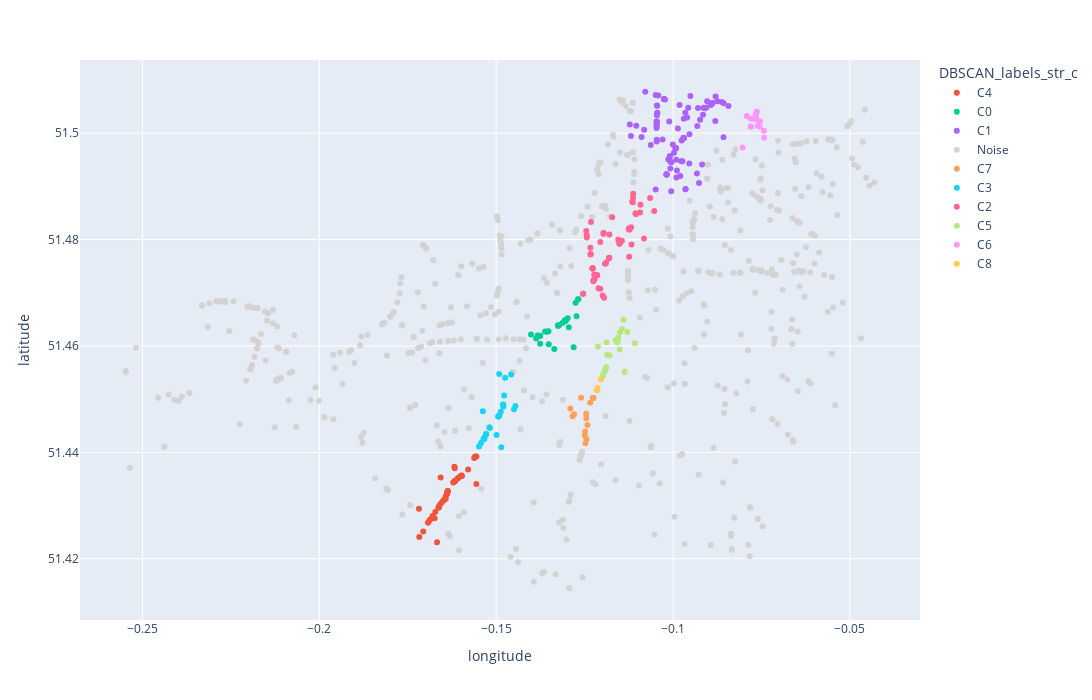

Source (notebook cell):
### Code cell
# visualise clusters 
fig = px.scatter(df_1_cyclist_dst, 
                 x = "longitude", 
                 y = "latitude",
                 width = 1300,
                 height = 700,
                 color = 'DBSCAN_labels_str_c',
                 color_discrete_map = {"Noise":"lightgray"}
                 )

fig.show()

### Figure 1 — Plotly figure (JSON) as saved in the notebook; plotly's stock layout.template omitted (floating-point values rounded to 4 significant figures; data arrays with more than 128 entries replaced by an {"elided": "..."} marker saying what was removed)
{"data": [{"hovertemplate": "DBSCAN_labels_str_c=C4<br>longitude=%{x}<br>latitude=%{y}<extra></extra>", "legendgroup": "C4", "marker": {"color": "#EF553B", "symbol": "circle"}, "mode": "markers", "name": "C4", "orientation": "v", "showlegend": true, "type": "scatter", "x": [-0.1693, -0.1667, -0.1664, -0.1643, -0.166, -0.1637, -0.1718, -0.1617, -0.1674, -0.1689, -0.1598, -0.1579, -0.1637, -0.1556, -0.1706, -0.1607, -0.1618, -0.1598, -0.1637, -0.1562, -0.1647, -0.1639, -0.1662, -0.1687, -0.165, -0.1597, -0.1661, -0.1618, -0.1601, -0.1611, -0.1621, -0.1617, -0.168, -0.1655, -0.1617, -0.1556, -0.156, -0.1639, -0.1643, -0.1718, -0.1657, -0.1639, -0.1672], "xaxis": "x", "y": [51.43, 51.42, 51.43, 51.43, 51.43, 51.43, 51.43, 51.44, 51.43, 51.43, 51.44, 51.44, 51.43, 51.43, 51.43, 51.44, 51.43, 51.44, 51.43, 51.44, 51.43, 51.43, 51.43, 51.43, 51.43, 51.44, 51.43, 51.44, 51.44, 51.43, 51.43, 51.43, 51.43, 51.43, 51.43, 51.44, 51.44, 51.43, 51.43, 51.42, 51.44, 51.43, 51.43], "yaxis": "y"}, {"hovertemplate": "DBSCAN_labels_str_c=C0<br>longitude=%{x}<br>latitude=%{y}<extra></extra>", "legendgroup": "C0", "marker": {"color": "#00cc96", "symbol": "circle"}, "mode": "markers", "name": "C0", "orientation": "v", "showlegend": true, "type": "scatter", "x": [-0.1325, -0.1295, -0.1375, -0.1324, -0.1402, -0.1304, -0.1268, -0.1281, -0.1378, -0.1273, -0.1356, -0.1352, -0.1322, -0.1298, -0.1268, -0.1306, -0.1305, -0.1383, -0.1325, -0.1387, -0.1324, -0.1304, -0.1376, -0.1312, -0.1352, -0.1275, -0.1362, -0.1306, -0.1336], "xaxis": "x", "y": [51.46, 51.46, 51.46, 51.46, 51.46, 51.46, 51.47, 51.46, 51.46, 51.47, 51.46, 51.46, 51.46, 51.47, 51.47, 51.46, 51.46, 51.46, 51.46, 51.46, 51.46, 51.46, 51.46, 51.46, 51.46, 51.47, 51.46, 51.46, 51.46], "yaxis": "y"}, {"hovertemplate": "DBSCAN_labels_str_c=C1<br>longitude=%{x}<br>latitude=%{y}<extra></extra>", "legendgroup": "C1", "marker": {"color": "#ab63fa", "symbol": "circle"}, "mode": "markers", "name": "C1", "orientation": "v", "showlegend": true, "type": "scatter", "x": [-0.1122, -0.09698, -0.09267, -0.09141, -0.1047, -0.08575, -0.1079, -0.09647, -0.09769, -0.1063, -0.1023, -0.09906, -0.101, -0.1007, -0.1011, -0.1025, -0.09974, -0.1049, -0.09759, -0.09153, -0.1046, -0.08927, -0.1013, -0.09795, -0.1104, -0.09689, -0.1045, -0.08744, -0.08805, -0.08623, -0.1042, -0.1009, -0.09653, -0.09315, -0.1082, -0.0951, -0.1018, -0.1008, -0.1019, -0.09735, -0.08885, -0.1026, -0.0989, -0.1119, -0.08435, -0.09325, -0.09178, -0.0965, -0.1047, -0.1044, -0.09235, -0.09604, -0.09055, -0.09916, -0.08798, -0.09863, -0.08568, -0.1046, -0.09104, -0.09929, -0.09816, -0.09705, -0.08888, -0.09702, -0.103, -0.1089, -0.1005, -0.1018, -0.0991, -0.09572, -0.09536, -0.1045, -0.1049, -0.1001, -0.1046, -0.1047, -0.09295, -0.09036, -0.09928, -0.09926, -0.1005, -0.09705, -0.09543, -0.1046, -0.1046, -0.1046, -0.1018], "xaxis": "x", "y": [51.5, 51.5, 51.49, 51.5, 51.5, 51.5, 51.51, 51.49, 51.49, 51.5, 51.51, 51.49, 51.5, 51.49, 51.5, 51.51, 51.5, 51.49, 51.5, 51.5, 51.5, 51.51, 51.5, 51.49, 51.5, 51.5, 51.51, 51.51, 51.5, 51.51, 51.51, 51.5, 51.5, 51.5, 51.5, 51.51, 51.49, 51.49, 51.49, 51.49, 51.51, 51.51, 51.49, 51.5, 51.51, 51.49, 51.49, 51.49, 51.5, 51.5, 51.5, 51.5, 51.5, 51.5, 51.51, 51.5, 51.51, 51.5, 51.5, 51.5, 51.51, 51.5, 51.51, 51.5, 51.5, 51.5, 51.49, 51.49, 51.5, 51.5, 51.5, 51.5, 51.51, 51.5, 51.51, 51.5, 51.5, 51.51, 51.5, 51.5, 51.49, 51.5, 51.49, 51.5, 51.5, 51.5, 51.49], "yaxis": "y"}, {"hovertemplate": "DBSCAN_labels_str_c=Noise<br>longitude=%{x}<br>latitude=%{y}<extra></extra>", "legendgroup": "Noise", "marker": {"color": "lightgray", "symbol": "circle"}, "mode": "markers", "name": "Noise", "orientation": "v", "showlegend": true, "type": "scatter", "x": {"elided": "529 float values"}, "xaxis": "x", "y": {"elided": "529 float values"}, "yaxis": "y"}, {"hovertemplate": "DBSCAN_labels_str_c=C7<br>longitude=%{x}<br>latitude=%{y}<extra></extra>", "legendgroup": "C7", "marker": {"color": "#FFA15A", "symbol": "circle"}, "mode": "markers", "name": "C7", "orientation": "v", "showlegend": true, "type": "scatter", "x": [-0.1234, -0.1245, -0.1291, -0.1284, -0.1242, -0.1226, -0.1226, -0.1226, -0.1245, -0.1249, -0.128, -0.1246, -0.1249, -0.1226, -0.1226, -0.1248, -0.1226, -0.126], "xaxis": "x", "y": [51.45, 51.44, 51.45, 51.45, 51.45, 51.45, 51.45, 51.45, 51.45, 51.44, 51.45, 51.45, 51.44, 51.45, 51.45, 51.44, 51.45, 51.45], "yaxis": "y"}, {"hovertemplate": "DBSCAN_labels_str_c=C3<br>longitude=%{x}<br>latitude=%{y}<extra></extra>", "legendgroup": "C3", "marker": {"color": "#19d3f3", "symbol": "circle"}, "mode": "markers", "name": "C3", "orientation": "v", "showlegend": true, "type": "scatter", "x": [-0.1492, -0.1446, -0.1493, -0.1486, -0.148, -0.1543, -0.1529, -0.1533, -0.1494, -0.1538, -0.148, -0.1477, -0.145, -0.1481, -0.1475, -0.148, -0.1458, -0.1494, -0.1518, -0.1549, -0.1536, -0.1533, -0.1492, -0.1499, -0.1519, -0.1529, -0.1487], "xaxis": "x", "y": [51.45, 51.45, 51.45, 51.44, 51.45, 51.44, 51.44, 51.44, 51.45, 51.45, 51.45, 51.45, 51.45, 51.45, 51.45, 51.45, 51.45, 51.45, 51.44, 51.44, 51.44, 51.44, 51.45, 51.44, 51.44, 51.44, 51.45], "yaxis": "y"}, {"hovertemplate": "DBSCAN_labels_str_c=C2<br>longitude=%{x}<br>latitude=%{y}<extra></extra>", "legendgroup": "C2", "marker": {"color": "#FF6692", "symbol": "circle"}, "mode": "markers", "name": "C2", "orientation": "v", "showlegend": true, "type": "scatter", "x": [-0.1053, -0.1149, -0.1228, -0.1151, -0.1116, -0.1123, -0.1182, -0.1254, -0.1155, -0.119, -0.1234, -0.1119, -0.1145, -0.1172, -0.1125, -0.1227, -0.118, -0.1227, -0.1105, -0.1065, -0.1206, -0.1254, -0.1106, -0.1124, -0.1225, -0.1152, -0.1125, -0.1082, -0.119, -0.1193, -0.1118, -0.1197, -0.1225, -0.1228, -0.1093, -0.1219, -0.1222, -0.1113, -0.1218, -0.1106, -0.1211, -0.1197, -0.1114, -0.1232, -0.1234, -0.1199, -0.1181, -0.1245, -0.1244, -0.1113, -0.1244, -0.1206, -0.1092, -0.1227, -0.1215, -0.1223, -0.1215, -0.1195, -0.1215, -0.118, -0.1233], "xaxis": "x", "y": [51.49, 51.48, 51.47, 51.48, 51.49, 51.48, 51.48, 51.47, 51.48, 51.48, 51.48, 51.48, 51.48, 51.48, 51.48, 51.47, 51.48, 51.47, 51.48, 51.49, 51.48, 51.47, 51.48, 51.48, 51.47, 51.48, 51.48, 51.48, 51.48, 51.48, 51.48, 51.48, 51.47, 51.47, 51.49, 51.47, 51.47, 51.49, 51.47, 51.48, 51.47, 51.48, 51.49, 51.48, 51.48, 51.47, 51.48, 51.48, 51.48, 51.49, 51.48, 51.47, 51.49, 51.47, 51.47, 51.47, 51.47, 51.47, 51.47, 51.48, 51.48], "yaxis": "y"}, {"hovertemplate": "DBSCAN_labels_str_c=C5<br>longitude=%{x}<br>latitude=%{y}<extra></extra>", "legendgroup": "C5", "marker": {"color": "#B6E880", "symbol": "circle"}, "mode": "markers", "name": "C5", "orientation": "v", "showlegend": true, "type": "scatter", "x": [-0.1189, -0.1158, -0.1129, -0.1186, -0.1157, -0.115, -0.1212, -0.1137, -0.1193, -0.1198, -0.1194, -0.119, -0.1188, -0.114, -0.1163, -0.1144, -0.1158, -0.1155, -0.1151, -0.1179, -0.1156, -0.1108], "xaxis": "x", "y": [51.46, 51.46, 51.46, 51.46, 51.46, 51.46, 51.46, 51.46, 51.46, 51.45, 51.46, 51.46, 51.46, 51.46, 51.46, 51.46, 51.46, 51.46, 51.46, 51.46, 51.46, 51.46], "yaxis": "y"}, {"hovertemplate": "DBSCAN_labels_str_c=C6<br>longitude=%{x}<br>latitude=%{y}<extra></extra>", "legendgroup": "C6", "marker": {"color": "#FF97FF", "symbol": "circle"}, "mode": "markers", "name": "C6", "orientation": "v", "showlegend": true, "type": "scatter", "x": [-0.07602, -0.07631, -0.07805, -0.07914, -0.07641, -0.07431, -0.07807, -0.08037, -0.07797, -0.07549, -0.07655, -0.07731, -0.07657, -0.07425, -0.07541], "xaxis": "x", "y": [51.5, 51.5, 51.5, 51.5, 51.5, 51.5, 51.5, 51.5, 51.5, 51.5, 51.5, 51.5, 51.5, 51.5, 51.5], "yaxis": "y"}, {"hovertemplate": "DBSCAN_labels_str_c=C8<br>longitude=%{x}<br>latitude=%{y}<extra></extra>", "legendgroup": "C8", "marker": {"color": "#FECB52", "symbol": "circle"}, "mode": "markers", "name": "C8", "orientation": "v", "showlegend": true, "type": "scatter", "x": [-0.1204, -0.1216, -0.1214], "xaxis": "x", "y": [51.45, 51.45, 51.45], "yaxis": "y"}], "layout": {"height": 700, "legend": {"title": {"text": "DBSCAN_labels_str_c"}, "tracegroupgap": 0}, "margin": {"t": 60}, "width": 1300, "xaxis": {"anchor": "y", "autorange": true, "domain": [0, 1], "range": [-0.2674, -0.03042], "title": {"text": "longitude"}, "type": "linear"}, "yaxis": {"anchor": "x", "autorange": true, "domain": [0, 1], "range": [51.41, 51.51], "title": {"text": "latitude"}, "type": "linear"}}}
